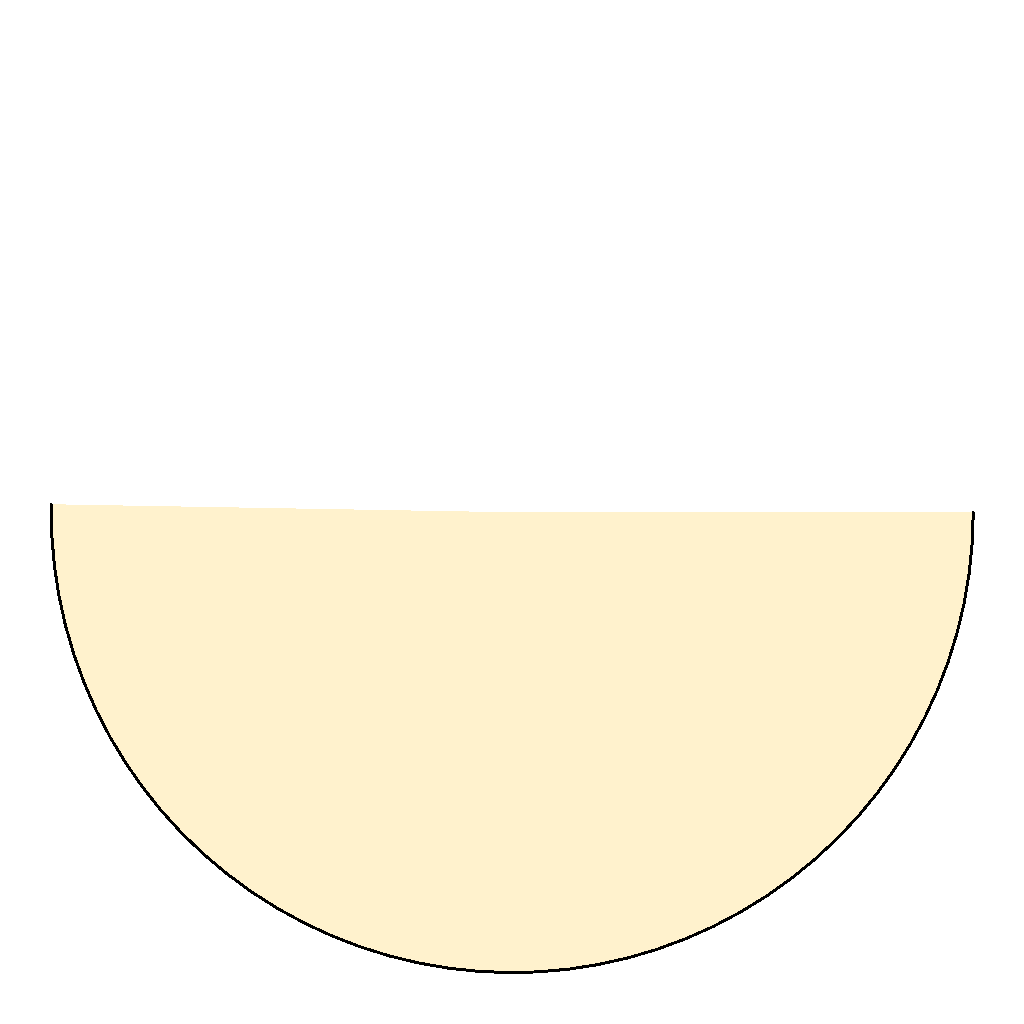
Frame 1 (no input)
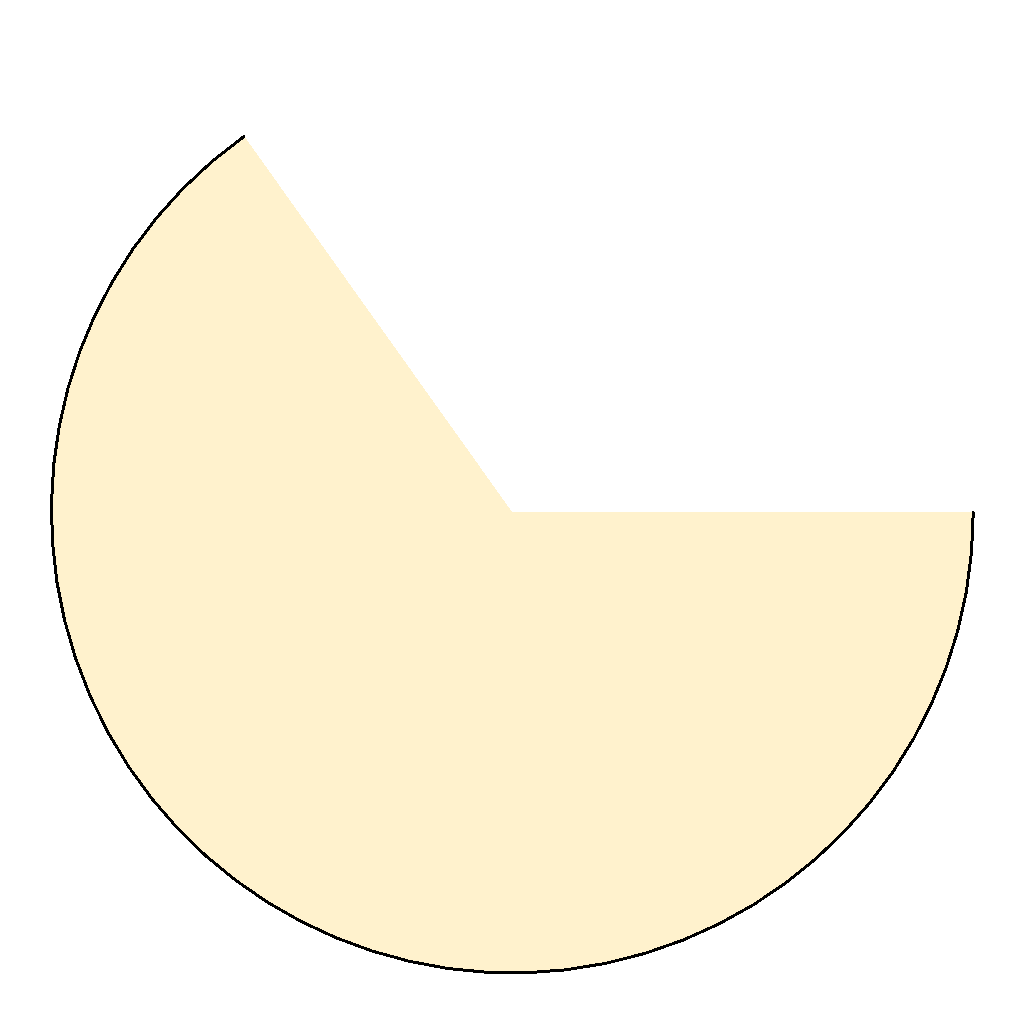
Frame 60 (the mouse pressed at the canvas centre just before this capture)
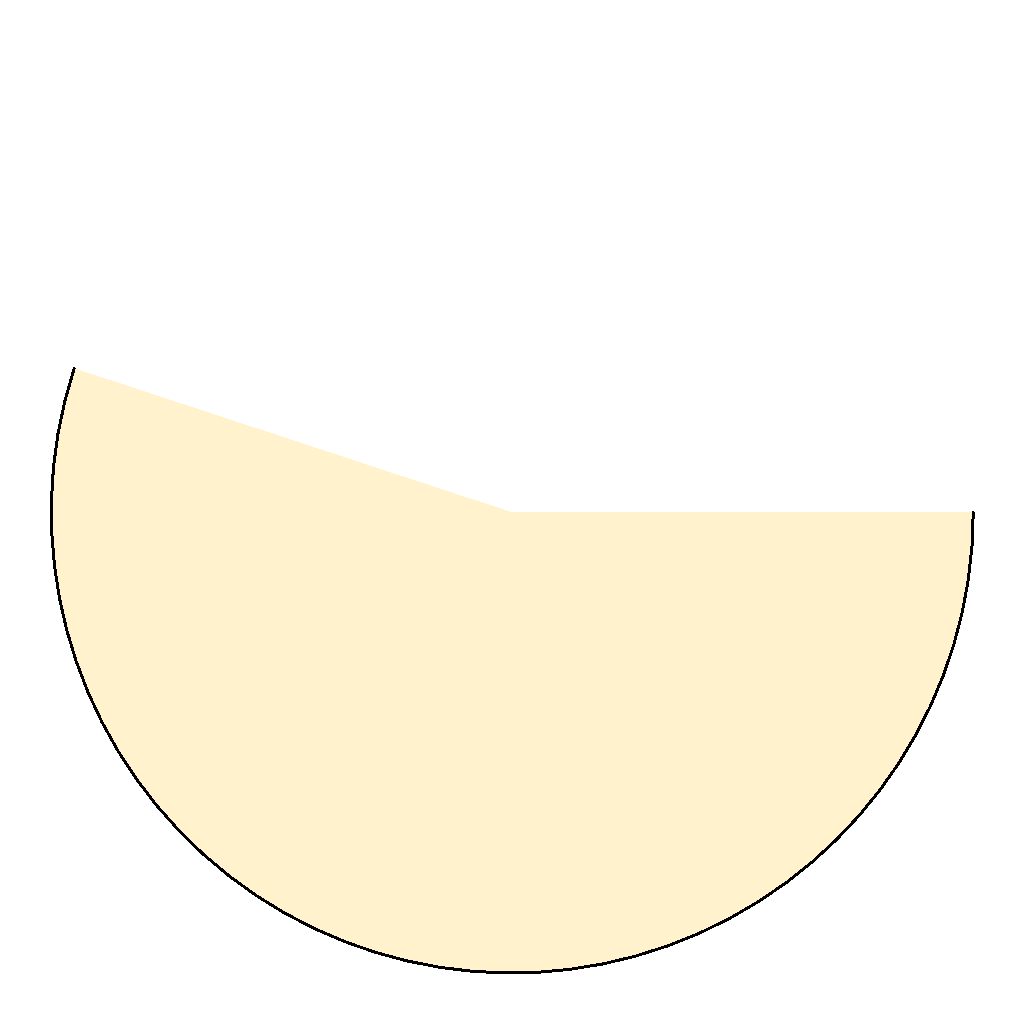
Frame 120 (the mouse held since frame 60 and released just before this capture)

The Processing sketch that drew these frames (run headless with seeded random() and noise(); from frame 60 on, the mouse is pressed at the canvas centre):

// Processing sketch: lecture_240925c_mapping
// ── lecture_240925c_mapping.pde
void setup(){
  size(1024, 1024);
  noSmooth(); // no aliasing
}

void draw(){
  background(255);
  // follow the mouse
  noStroke();
  fill(#ffbf00, 50);
  
  strokeWeight(3);
  stroke(0);
  
  int time = frameCount % 100; // [0..99]  
  float end = map(time, 0, 99, TAU * 0.50, TAU * 0.75);
  println(map(25, 0, 99, 0.50, 0.75));
  
  arc(width*0.5, height*0.5,
      width*0.9, height*0.9,
      TAU * 0, end);
  
}

// this gets called whenever... the mouse gets clicked!
void mouseClicked(){
  save("output.png");
  println("saved!");
}
